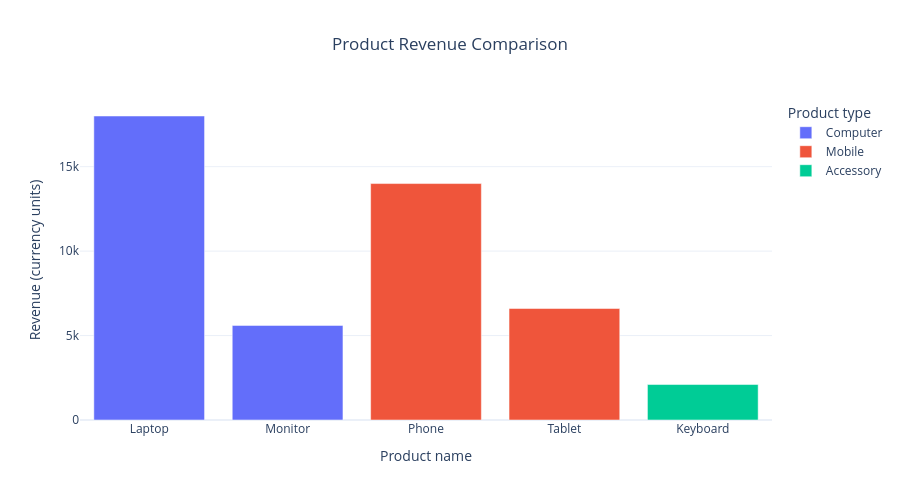

The cell this chart's notebook holds for it:
### Markdown cell above
# 6. Customize the layout

## Theory
The layout controls the presentation around the data: chart title, axis labels, legend, background theme, margins, and dimensions. Plotly's `update_layout()` and axis update methods can be applied after creating a figure.

## Question
Improve the bar chart with clearer labels, a theme, and a y-axis that starts at zero.

### Code cell
# Reuse the earlier Plotly Express figure and customize its layout.
fig_custom = px.bar(
    sales_df,
    x="Product",
    y="Revenue",
    color="Category",
    title="Product Revenue Comparison"
)

fig_custom.update_layout(
    template="plotly_white",          # clean white chart background
    title_x=0.5,                       # center the title
    legend_title_text="Product type",  # change legend heading
    height=500                         # set chart height in pixels
)

fig_custom.update_xaxes(title_text="Product name")
fig_custom.update_yaxes(title_text="Revenue (currency units)", rangemode="tozero")

fig_custom.show()

### Figure 1 — Plotly figure (JSON) as saved in the notebook; plotly's stock layout.template omitted (floating-point values rounded to 4 significant figures)
{"data": [{"hovertemplate": "Category=Computer<br>Product=%{x}<br>Revenue=%{y}<extra></extra>", "legendgroup": "Computer", "marker": {"color": "#636efa", "pattern": {"shape": ""}}, "name": "Computer", "orientation": "v", "showlegend": true, "textposition": "auto", "type": "bar", "x": ["Laptop", "Monitor"], "xaxis": "x", "y": [18000, 5600], "yaxis": "y"}, {"hovertemplate": "Category=Mobile<br>Product=%{x}<br>Revenue=%{y}<extra></extra>", "legendgroup": "Mobile", "marker": {"color": "#EF553B", "pattern": {"shape": ""}}, "name": "Mobile", "orientation": "v", "showlegend": true, "textposition": "auto", "type": "bar", "x": ["Phone", "Tablet"], "xaxis": "x", "y": [14000, 6600], "yaxis": "y"}, {"hovertemplate": "Category=Accessory<br>Product=%{x}<br>Revenue=%{y}<extra></extra>", "legendgroup": "Accessory", "marker": {"color": "#00cc96", "pattern": {"shape": ""}}, "name": "Accessory", "orientation": "v", "showlegend": true, "textposition": "auto", "type": "bar", "x": ["Keyboard"], "xaxis": "x", "y": [2100], "yaxis": "y"}], "layout": {"barmode": "relative", "height": 500, "legend": {"title": {"text": "Product type"}, "tracegroupgap": 0}, "title": {"text": "Product Revenue Comparison", "x": 0.5}, "xaxis": {"anchor": "y", "domain": [0, 1], "title": {"text": "Product name"}}, "yaxis": {"anchor": "x", "domain": [0, 1], "rangemode": "tozero", "title": {"text": "Revenue (currency units)"}}}}
